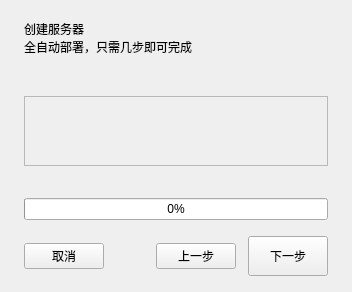
<?xml version="1.0" encoding="UTF-8"?>
<ui version="4.0">
 <class>CreateWizard</class>
 <widget class="QWidget" name="CreateWizard">
  <layout class="QVBoxLayout" name="rootLayout">
   <property name="spacing"><number>0</number></property>
   <property name="leftMargin"><number>24</number></property>
   <property name="topMargin"><number>20</number></property>
   <property name="rightMargin"><number>24</number></property>
   <property name="bottomMargin"><number>16</number></property>
   <item>
    <widget class="QLabel" name="title">
     <property name="text"><string>创建服务器</string></property>
    </widget>
   </item>
   <item>
    <widget class="QLabel" name="subtitle">
     <property name="text"><string>全自动部署，只需几步即可完成</string></property>
    </widget>
   </item>
   <item><spacer name="titleSpacer"><property name="orientation"><enum>Qt::Vertical</enum></property><property name="sizeType"><enum>QSizePolicy::Fixed</enum></property><property name="sizeHint"><size><width>0</width><height>20</height></size></property></spacer></item>
   <item>
    <!-- Step indicator area (placeholder, populated in code) -->
    <widget class="QWidget" name="stepIndicator">
     <layout class="QHBoxLayout" name="stepIndicatorLayout">
      <property name="spacing"><number>0</number></property>
      <property name="leftMargin"><number>0</number></property>
      <property name="topMargin"><number>0</number></property>
      <property name="rightMargin"><number>0</number></property>
      <property name="bottomMargin"><number>0</number></property>
     </layout>
    </widget>
   </item>
   <item><spacer name="stepSpacer"><property name="orientation"><enum>Qt::Vertical</enum></property><property name="sizeType"><enum>QSizePolicy::Fixed</enum></property><property name="sizeHint"><size><width>0</width><height>20</height></size></property></spacer></item>
   <item>
    <!-- Scroll area for step content -->
    <widget class="QScrollArea" name="scrollArea">
     <property name="widgetResizable"><bool>true</bool></property>
     <property name="horizontalScrollBarPolicy"><enum>Qt::ScrollBarAlwaysOff</enum></property>
     <widget class="QStackedWidget" name="stepStack">
      <widget class="QWidget" name="stepPage1"/>
      <widget class="QWidget" name="stepPage2"/>
      <widget class="QWidget" name="stepPage3"/>
      <widget class="QWidget" name="stepPage4"/>
     </widget>
    </widget>
   </item>
   <item>
    <!-- Error label -->
    <widget class="QLabel" name="errorLabel">
     <property name="text"><string></string></property>
     <property name="wordWrap"><bool>true</bool></property>
    </widget>
   </item>
   <item>
    <!-- Progress area -->
    <widget class="QWidget" name="progressArea">
     <layout class="QVBoxLayout" name="progressLayout">
      <property name="spacing"><number>0</number></property>
      <property name="leftMargin"><number>0</number></property>
      <property name="topMargin"><number>4</number></property>
      <property name="rightMargin"><number>0</number></property>
      <property name="bottomMargin"><number>4</number></property>
      <item>
       <widget class="QLabel" name="progressLabel"><property name="text"><string></string></property></widget>
      </item>
      <item>
       <widget class="QProgressBar" name="progress">
        <property name="value"><number>0</number></property>
       </widget>
      </item>
     </layout>
    </widget>
   </item>
   <item><spacer name="navSpacer"><property name="orientation"><enum>Qt::Vertical</enum></property><property name="sizeType"><enum>QSizePolicy::Fixed</enum></property><property name="sizeHint"><size><width>0</width><height>12</height></size></property></spacer></item>
   <item>
    <!-- Navigation buttons -->
    <layout class="QHBoxLayout" name="navLayout">
     <property name="spacing"><number>12</number></property>
     <item>
      <widget class="QPushButton" name="cancelBtn"><property name="text"><string>取消</string></property></widget>
     </item>
     <item><spacer name="navStretch"><property name="orientation"><enum>Qt::Horizontal</enum></property><property name="sizeHint"><size><width>40</width><height>20</height></size></property></spacer></item>
     <item>
      <widget class="QPushButton" name="prevBtn"><property name="text"><string>上一步</string></property></widget>
     </item>
     <item>
      <widget class="QPushButton" name="nextBtn">
       <property name="text"><string>下一步</string></property>
       <property name="minimumSize"><size><width>0</width><height>40</height></size></property>
      </widget>
     </item>
    </layout>
   </item>
  </layout>
 </widget>
</ui>
